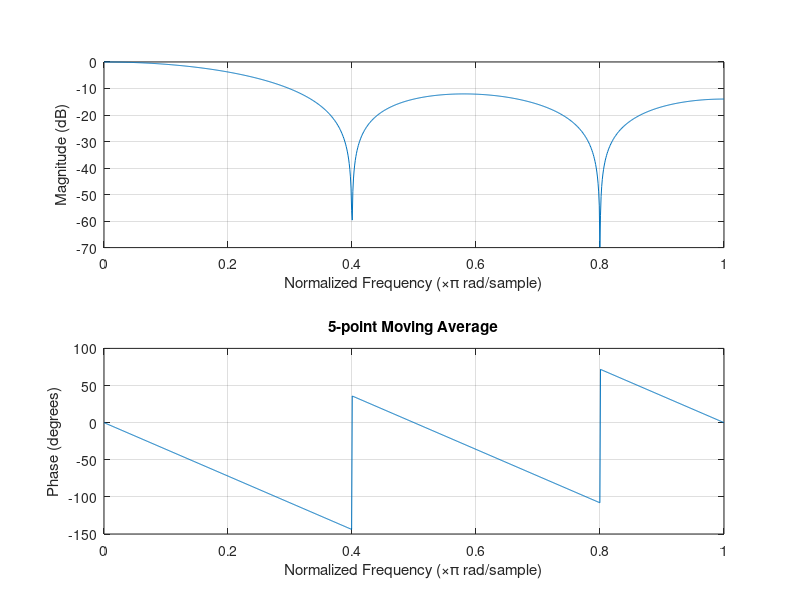
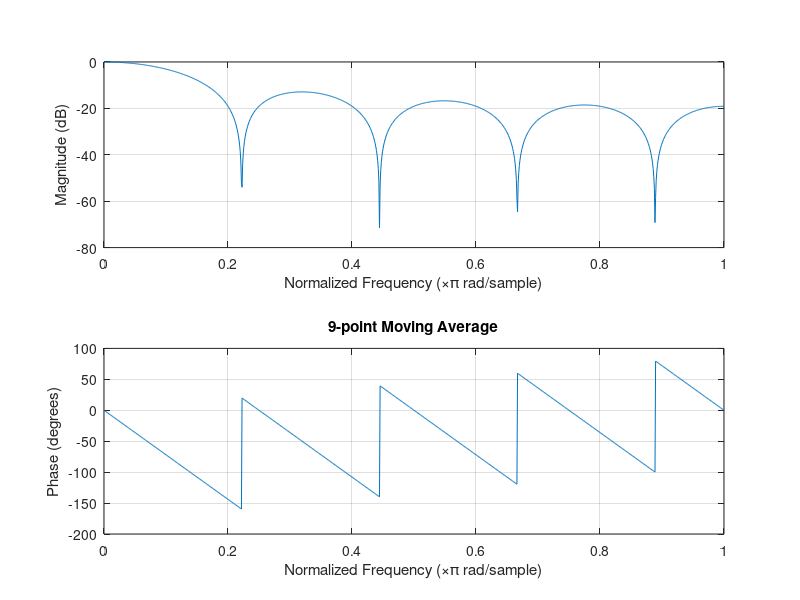

MATLAB code for these plots, in order: (Note: this script raises an error after producing the figures.)
b1=[1 1 1 1 1]; a1=1;
b2=[1 1 1 1 1 1 1 1 1]; a2=1;

b1n = b1/sum(b1);
b2n = b2/sum(b2);

figure;

subplot(2,1,1); freqz(b1n, a1, 1024); title('5-point Moving Average');

figure;
subplot(2,1,2); freqz(b2n, a2, 1024); title('9-point Moving Average');

[z1, p1, k1] = tf2zpk(b1n, a1);
[z2, p2, k2] = tf2zpk(b2n, a2);

figure;

subplot(1,2,1); zplane(z1,p1); title('Zeros/Poles: 5-point MA');
subplot(1,2,2); zplane(z2,p2); title('Zeros/Poles: 9-point MA');